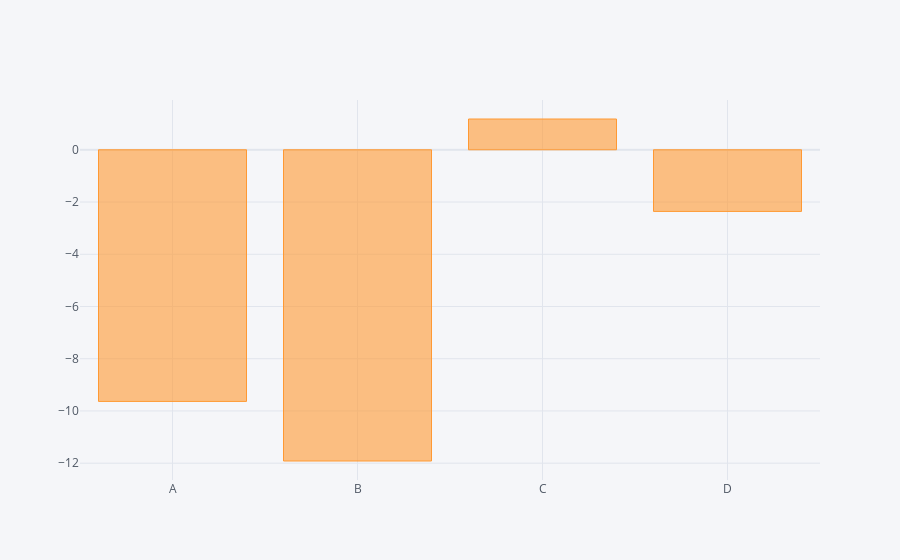

The code cell stored with this chart in its notebook:
### Code cell
df.sum().iplot(kind='bar')

### Figure 1 — Plotly figure (JSON) as saved in the notebook; plotly's stock layout.template omitted (floating-point values rounded to 4 significant figures)
{"data": [{"marker": {"color": "rgba(255, 153, 51, 0.6)", "line": {"color": "rgba(255, 153, 51, 1.0)", "width": 1}}, "name": "None", "orientation": "v", "text": "", "type": "bar", "x": ["A", "B", "C", "D"], "y": [-9.634, -11.92, 1.179, -2.359]}], "layout": {"legend": {"bgcolor": "#F5F6F9", "font": {"color": "#4D5663"}}, "paper_bgcolor": "#F5F6F9", "plot_bgcolor": "#F5F6F9", "title": {"font": {"color": "#4D5663"}}, "xaxis": {"gridcolor": "#E1E5ED", "showgrid": true, "tickfont": {"color": "#4D5663"}, "title": {"font": {"color": "#4D5663"}, "text": ""}, "zerolinecolor": "#E1E5ED"}, "yaxis": {"gridcolor": "#E1E5ED", "showgrid": true, "tickfont": {"color": "#4D5663"}, "title": {"font": {"color": "#4D5663"}, "text": ""}, "zerolinecolor": "#E1E5ED"}}}
